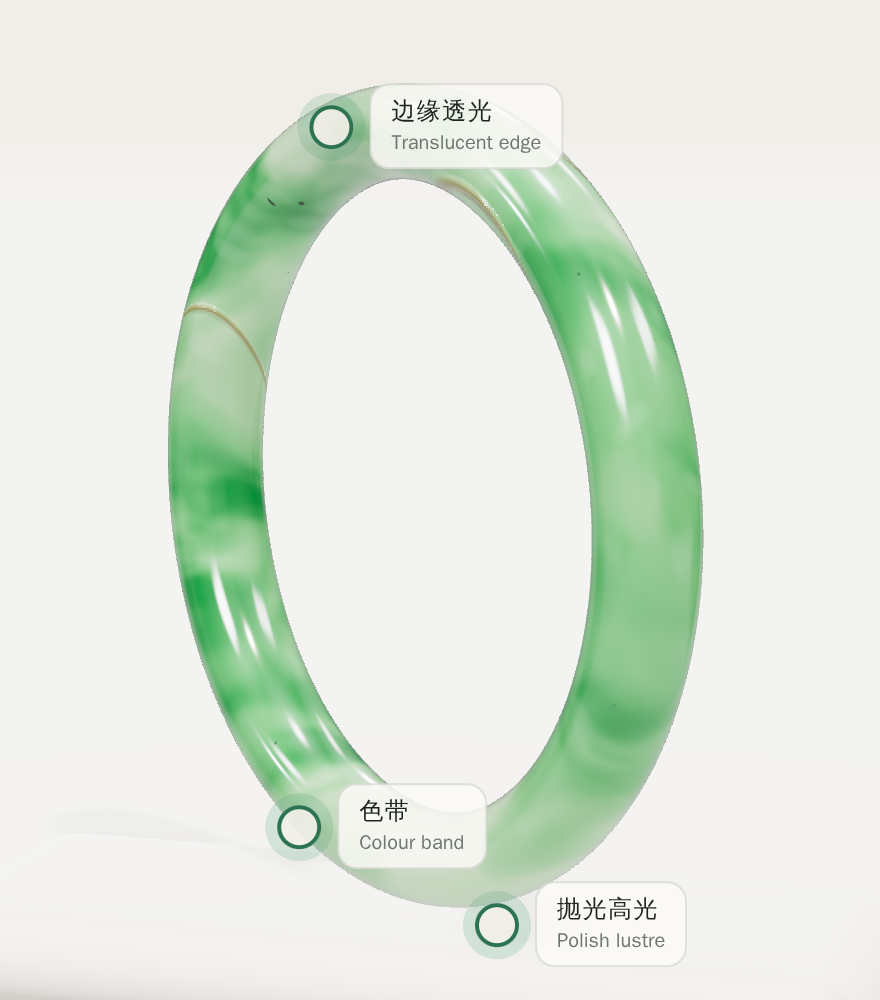
#> input picture jade-genesis/docs/phase7/before/desktop/d-bangle.png, 880 x 1000 px, found by its file name; its folder holds only this picture in this run
$ python phase7-compare.py ../docs/phase7/before/desktop/d-bangle.png
#> lines starting #> are read from the running program, lines starting #| are printed output that depends on the picture
# Side-by-side sheets and pixel differences between two capture sets.
#   python3 tools/phase7-compare.py                         v1.0 (before) vs Phase 7 (after) -> compare/
#   python3 tools/phase7-compare.py after optimized compare-opt "PHASE 7" "OPTIMIZED"
# Prints, per image, the mean absolute difference (0-255) and the share of
# pixels that differ by more than 24 levels; writes diff.json next to the sheets.
import json
import os
import sys
from PIL import Image, ImageChops, ImageDraw

args = sys.argv[1:]
src_a, src_b, out_name = (args + ['before', 'after', 'compare'])[:3] if len(args) < 3 else args[:3]
label_a, label_b = (args[3:5] if len(args) >= 5 else ['BEFORE v1.0', 'AFTER Phase 7'])
root = os.path.join(os.path.dirname(__file__), '..', 'docs', 'phase7')
out = os.path.join(root, out_name)
os.makedirs(out, exist_ok=True)
stats = {}
for vp in ['desktop', 'mobile']:
    adir, bdir = os.path.join(root, src_a, vp), os.path.join(root, src_b, vp)
    if not os.path.isdir(adir):
        continue
    for name in sorted(os.listdir(adir)):
        bpath = os.path.join(bdir, name)
        if not os.path.exists(bpath):
            continue
        a, b = Image.open(os.path.join(adir, name)).convert('RGB'), Image.open(bpath).convert('RGB')
#> a is the input picture: PIL image 880x1000 RGB; mean R, G, B 224.1, 232.9, 222.1
        diff = ImageChops.difference(a, b).convert('L')
#> diff: PIL image 880x1000 L; every value is 0
        hist = diff.histogram()
#> hist = 256 values, max 880000 at index 0, min 0 at index 1, mean 3437.5
        n = sum(hist)
#> n = 880000
        stats[f'{vp}/{name}'] = {
            'meanAbsDiff': round(sum(i * c for i, c in enumerate(hist)) / n, 2),
            'pctOver24': round(sum(hist[25:]) / n * 100, 2),
        }
        w, h = a.size
#> w = 880; h = 1000
        sheet = Image.new('RGB', (w * 2 + 12, h + 36), (241, 238, 232))
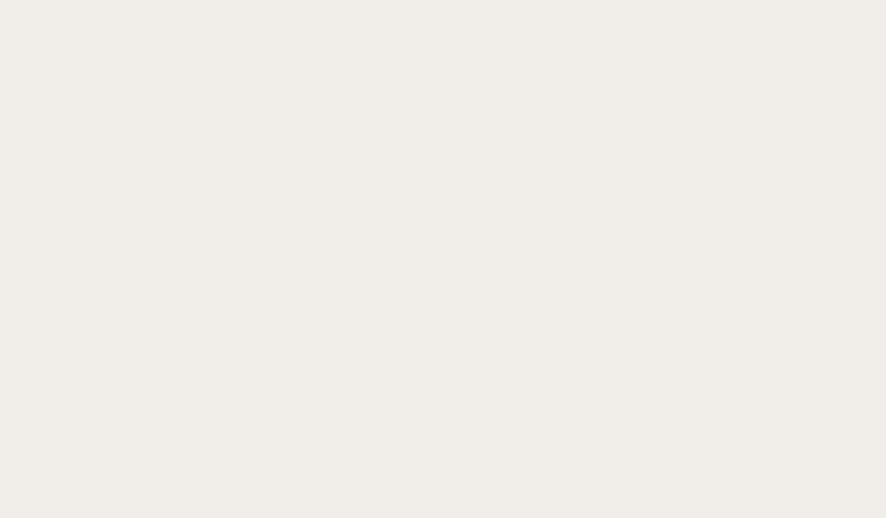
#> sheet: PIL image 1772x1036 RGB (shown at 1/2 size); mean R, G, B 241, 238, 232
        sheet.paste(a, (0, 36)); sheet.paste(b, (w + 12, 36))
#> after `sheet.paste(a, (0, 36))`:
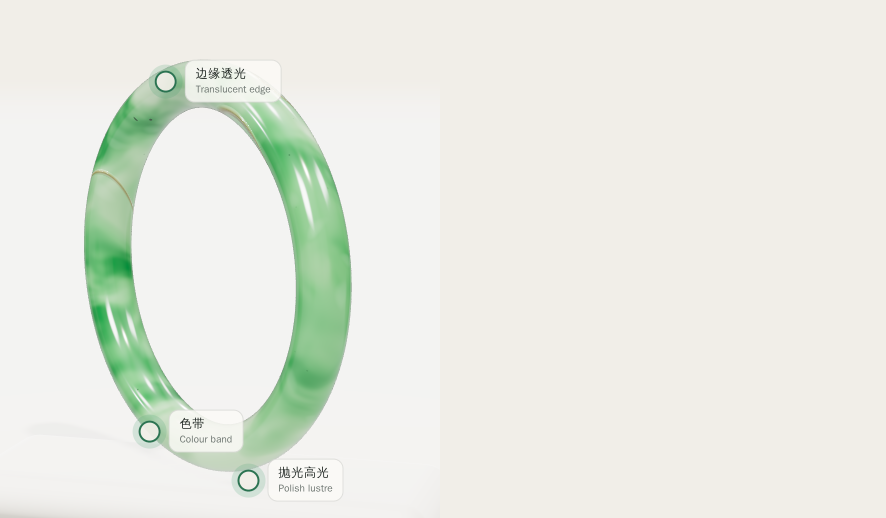
#> sheet: PIL image 1772x1036 RGB (shown at 1/2 size); mean R, G, B 232.9, 235.5, 227.3
#> after `sheet.paste(b, (w + 12, 36))`:
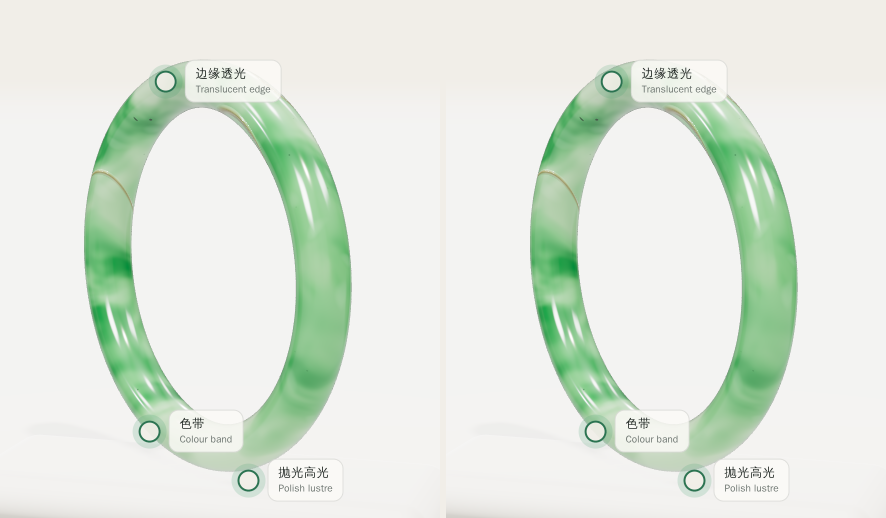
#> sheet: PIL image 1772x1036 RGB (shown at 1/2 size); mean R, G, B 224.8, 233.1, 222.5
        d = ImageDraw.Draw(sheet)
        d.text((10, 10), f'{label_a}  {vp} {name}', fill=(60, 60, 60))
        d.text((w + 22, 10), label_b, fill=(30, 100, 70))
        scale = min(1, 2000 / sheet.size[0])
#> scale = 1
        sheet = sheet.resize((int(sheet.size[0] * scale), int(sheet.size[1] * scale)), Image.LANCZOS)
        sheet.save(os.path.join(out, f'{vp}-{name}'), optimize=True)
#> pass 2 of the loop `for vp in ['desktop', 'mobile']:`:
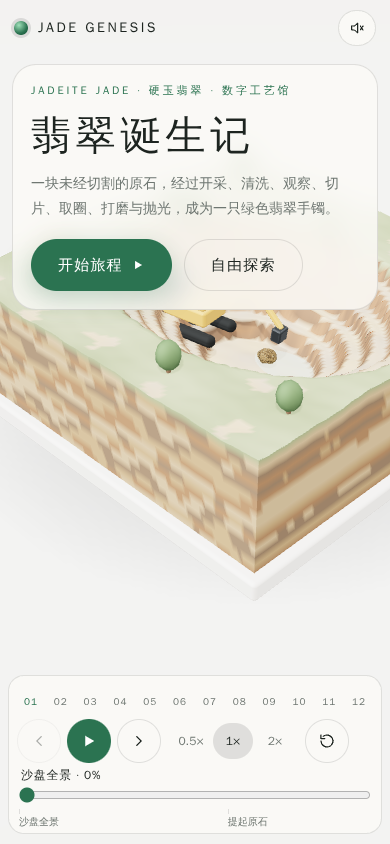
#> input picture jade-genesis/docs/phase7/before/mobile/intro.png, 390 x 844 px, found by its file name
#> a is the input picture: PIL image 390x844 RGB; mean R, G, B 227.7, 226.2, 216.9
#> diff: PIL image 390x844 L; every value is 0
#> hist = 256 values, max 329160 at index 0, min 0 at index 1, mean 1285.8
#> n = 329160
#> `sheet.paste(a, (0, 36))`:
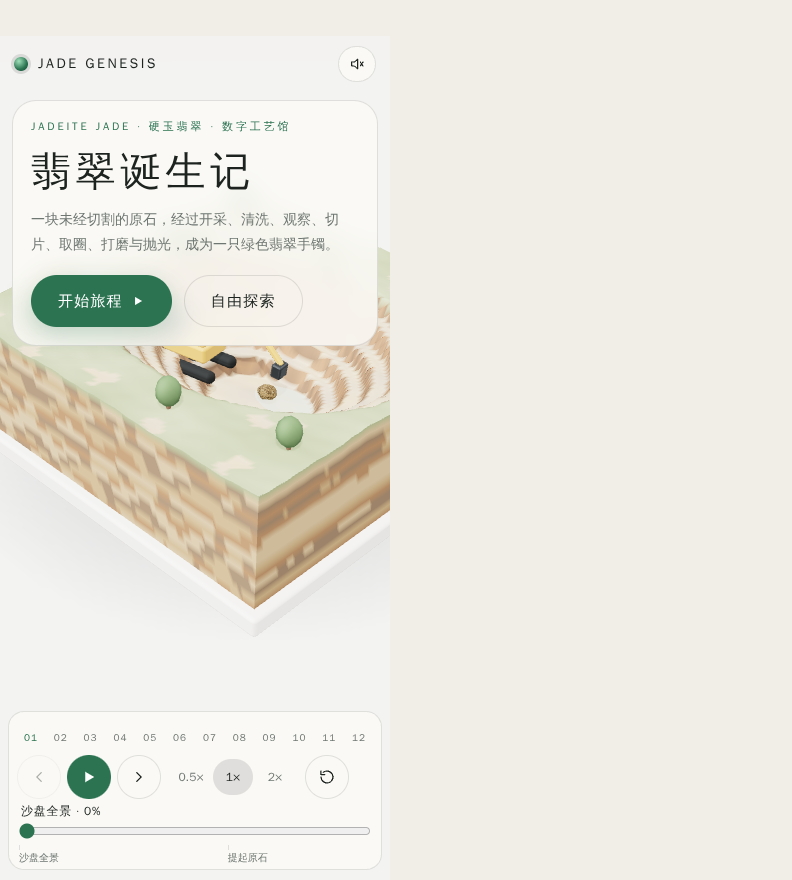
#> sheet: PIL image 792x880 RGB; mean R, G, B 234.7, 232.4, 224.9
#> `sheet.paste(b, (w + 12, 36))`:
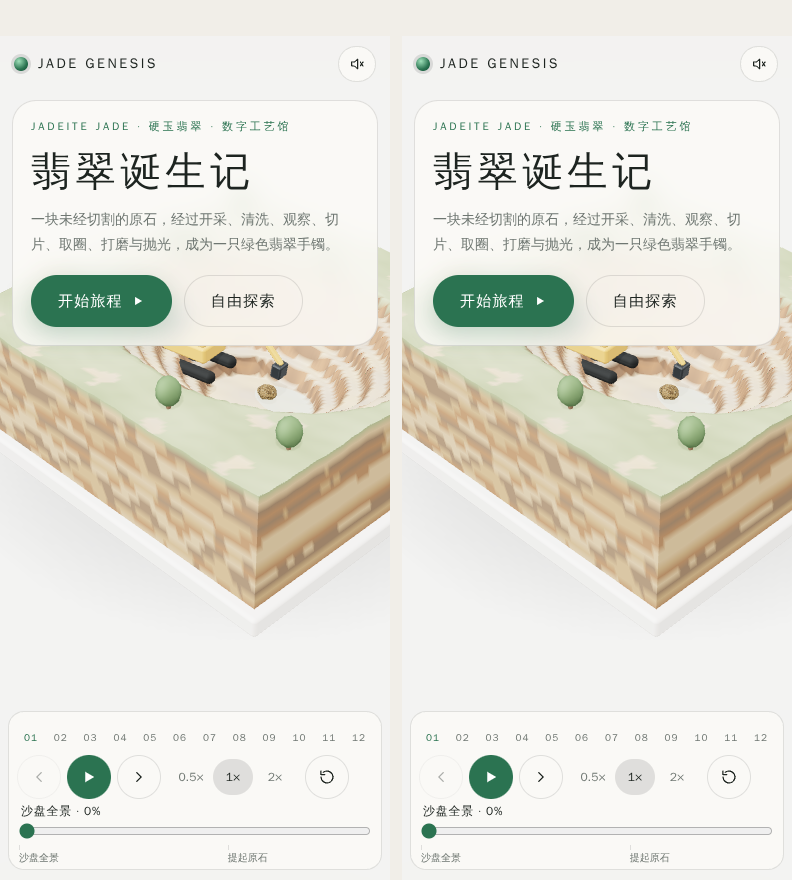
#> sheet: PIL image 792x880 RGB; mean R, G, B 228.4, 226.9, 217.8
with open(os.path.join(out, 'diff.json'), 'w') as f:
    json.dump(stats, f, indent=1)
for k, v in stats.items():
    print(f"{k:28} mean {v['meanAbsDiff']:5}  >24: {v['pctOver24']:5}%")
#> this loop made 2 passes
#> (k, v) on passes 1 to 2: ('desktop/d-bangle.png', {'meanAbsDiff': 0, 'pctOver24': 0}), ('mobile/intro.png', {'meanAbsDiff': 0, 'pctOver24': 0})
#| desktop/d-bangle.png         mean   0.0  >24:   0.0%
#| mobile/intro.png             mean   0.0  >24:   0.0%
